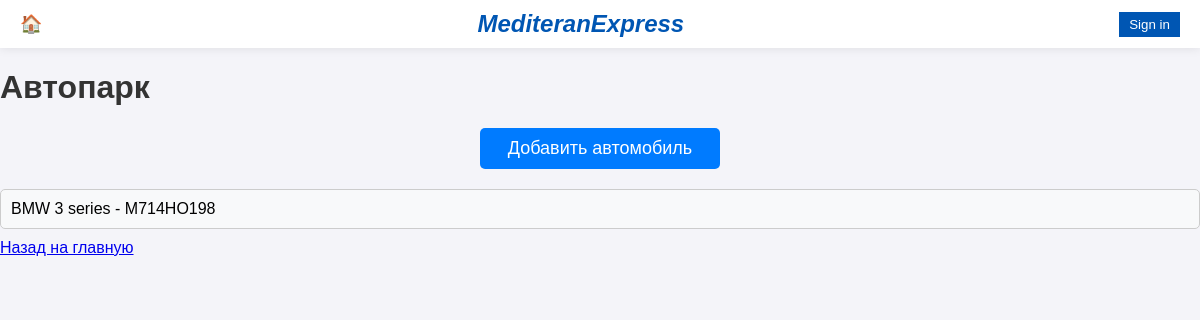
Page /autopark/ on the earlier database version.
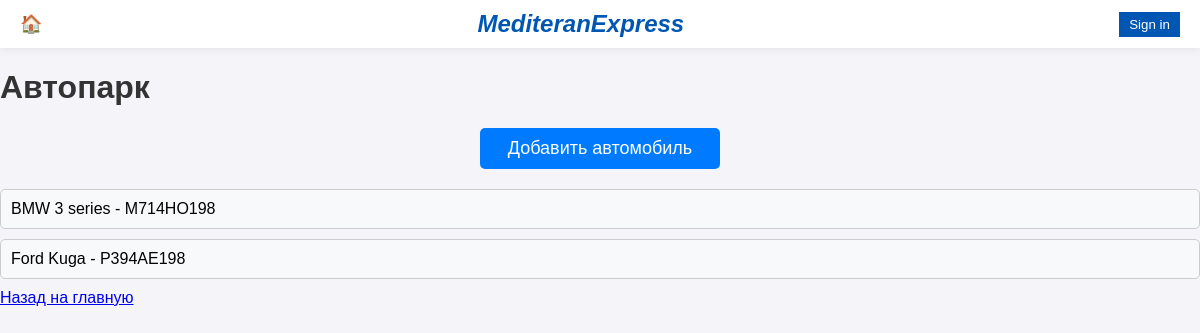
Same page on the later database version.
### main/models.py (models this page shows, shortened)
class Car(models.Model):
    STATUS_CHOICES = [
        ('Исправен на линии', 'Исправен на линии'),
        ('Неисправен на линии', 'Неисправен на линии'),
        ('В ремонте', 'В ремонте'),
        ('Утиль', 'Утиль'),
    ]
    brand = models.CharField(max_length=100)  # Марка автомобиля
    model = models.CharField(max_length=100)  # Модель автомобиля
    vin_code = models.CharField(max_length=17, unique=True, primary_key=True)  # Вин-код
    engine_number = models.CharField(max_length=100)  # Номер двигателя
    engine_volume = models.DecimalField(max_digits=5, decimal_places=2)  # Объем двигателя
    year_of_manufacture = models.IntegerField()  # Год выпуска
    mileage = models.IntegerField(default=0)  # Пробег
    gearbox_type = models.CharField(max_length=50)  # Вид КПП
    state_number = models.CharField(max_length=20)  # Госномер
    status = models.CharField(max_length=50)  # Статус

### main/views.py (the view, shortened to what this page needs)
# urls.py: path('autopark/', views.autopark, name='autopark'),
def autopark(request):
    cars = Car.objects.all()
    query = request.GET.get('q')
    return render(request, 'main/autopark.html', {'cars': cars})

### main/templates/main/autopark.html (shortened to what this page needs)
<!DOCTYPE html>
{% extends 'main/base.html' %}
{% block content %}
<html lang="en">
<head>
    {% load static %}
    <link rel="stylesheet" href="{% static 'css/styles.css' %}">
</head>
<body>
    <div class="container">
        <h1>Автопарк</h1>
        <a href="{% url 'add_car' %}" class="add-car-button">Добавить автомобиль</a>
        <div>
            {% for car in cars %}
                <a href="{% url 'car_detail' car.vin_code %}" class="car-item">
                    {{ car.brand }} {{ car.model }} - {{ car.state_number }}
                </a>
            {% empty %}
                <p>Нет автомобилей в автопарке.</p>
            {% endfor %}
        </div>
        <a href="{% url 'home' %}">Назад на главную</a>
    </div>
</body>
</html>
{% endblock %}

Differences in the rows shown:
added Car: brand "Ford", model "Kuga", state_number "P394AE198"
